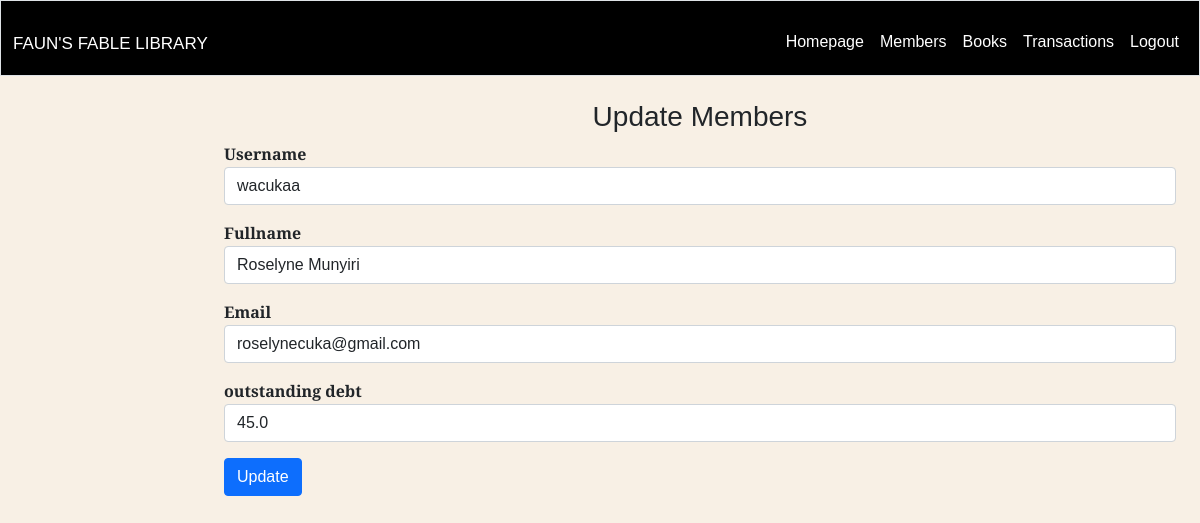
Screenshot of /update-members/1 with the database file from the repository.
### app/models.py (models this page shows, shortened)
class Member(UserMixin, db.Model):
    __tablename__ = 'members'
    id = db.Column(Integer, unique=True, primary_key=True)
    username = db.Column(String(20), unique=True, nullable=False)
    fullname = db.Column(String(20), nullable=False)
    email = db.Column(String(20), unique=True, nullable=False)
    outstanding_debt = db.Column(db.Float)
    hash_password = db.Column(String(150))

### app/routes/members.py (the view)
@bp.route('/update-members/<int:id>', methods=['POST', 'GET'])
def update_members(id):
    print(f"Received ID: {id}")  # Add this line to check the received ID
    member_to_update = Member.query.get(id)
    form = UpdateMembersForm()
    print(f"Member: {member_to_update.id}")
    if member_to_update:
        if request.method == 'GET':
            form.username.data = member_to_update.username
            form.fullname.data = member_to_update.fullname
            form.email.data = member_to_update.email
            form.outstanding_debt.data = member_to_update.outstanding_debt
            print(f"debt: {member_to_update.email}")
        if form.validate_on_submit() and request.method == "POST":
            member_to_update.username = form.username.data
            member_to_update.fullname = form.fullname.data
            member_to_update.email = form.email.data
            member_to_update.outstanding_debt = form.outstanding_debt.data
            print(f"debt: {member_to_update.email}")
            if form.errors:
                print("Form errors:", form.errors)
            try:
                db.session.commit()
                print("Database commit successful")
                flash(f"{member_to_update.fullname}'s details updated successfully", "success")
                return redirect(url_for('member.search_members'))
            except Exception as e:
                db.session.rollback()
                flash(f"An error occurred while updating member details: {str(e)}", "error")
        else:
            print("form not validated")
        return render_template('member/update_members.html', form=form, member_to_update=member_to_update, id=id)

### app/routes/members.py
class UpdateMembersForm(FlaskForm):
    username = StringField('Username', validators=[InputRequired(), Length(max=255)])
    fullname = StringField('Fullname', validators=[InputRequired(), Length(max=255)])
    email = StringField('Email', validators=[InputRequired(), Email()])
    outstanding_debt = IntegerField('outstanding debt', validators=[InputRequired()])
    submit = SubmitField('Update')

### app/templates/member/update_members.html (shortened to what this page needs)
{% extends "layout.html" %}
{% block main %}
<br />
<h3 style="text-align: center">Update Members</h3>
<form method="POST" action="/update-members/{{id}}">
  <div class="mb-3">
    <strong>{{ form.username.label }}</strong>
    {{ form.username(class="form-control", placeholder="Enter member's username") }}
  </div>
  <div class="mb-3">
    <strong>{{ form.fullname.label }}</strong>
    {{ form.fullname(class="form-control", placeholder="Enter fullname") }}
  </div>
  <div class="mb-3">
    <strong>{{ form.email.label }}</strong>
    {{ form.email(class="form-control", placeholder="Enter email") }}
  </div>
  <div class="mb-3">
    <strong>{{ form.outstanding_debt.label }}</strong>
    {{ form.outstanding_debt(class="form-control", placeholder="Enter rent owed") }}
  </div>
  <button type="submit" class="btn btn-primary">Update</button>
</form>
{% endblock %}

### app/static/css/styles.css (style rules this page uses)
body { font-family: "Libre Baskerville", sans-serif; background-color: #f8f0e5; }

### rows the page displays
Member: username "wacukaa", fullname "Roselyne Munyiri", email "roselynecuka@gmail.com", outstanding_debt "45.0"
